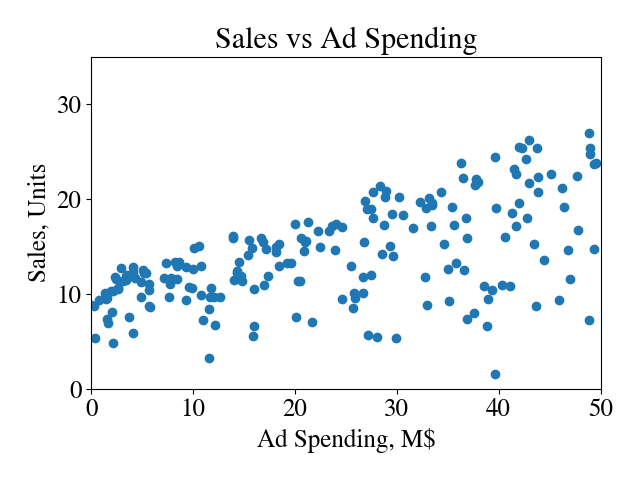

Generate this figure with Python:
import numpy as np
import matplotlib.pyplot as plt
import pandas as pd

import matplotlib
matplotlib.rcParams['mathtext.fontset'] = 'stix'
matplotlib.rcParams['font.family'] = 'STIXGeneral'
matplotlib.rcParams.update({'font.size': 18})

import os
## Get the directory address of current python file
curr_dir = os.path.dirname(os.path.realpath(__file__))
os.chdir(curr_dir) ## Set the current directory as working directory

## The package used to create gif files
import numpngw

def fig2data(fig):
    """
    @brief Convert a Matplotlib figure to a 4D numpy array with RGBA channels and return it
    @param fig a matplotlib figure
    @return a numpy 3D array of RGB values
    """
    # draw the renderer
    fig.canvas.draw()
    # Get the RGBA buffer from the figure
    w,h = fig.canvas.get_width_height()
    buf = np.array(fig.canvas.renderer._renderer)
    return buf

def plot_original_data(spending, sales):
    plt.scatter(spending, sales, color='#1f77b4',marker = 'o')
    plt.xlabel("Ad Spending, M$")
    plt.ylabel("Sales, Units")
    plt.title("Sales vs Ad Spending")
    #plt.show()
    axes = plt.gca()
    axes.set_xlim([0,50])
    axes.set_ylim([0,35])
    plt.tight_layout()
    fig1 = plt.gcf()
    nfig = fig2data(fig1)
    seq.append(nfig)
    fig1.subplots_adjust(top = 0.98, bottom = 0.1, right = 0.98, left = 0.08, hspace = 0, wspace = 0)
    fig1.savefig('./figs/gradient_descent-1.png', dpi=1000, bbox_inches = 'tight', pad_inches = 0)

def plot_data(spending, sales, w, b, epoch, image_counter):
    plt.figure(image_counter)
    plt.xlabel("Ad Spending, M$")
    plt.ylabel("Sales, Units")
    axes = plt.gca()
    axes.set_xlim([0,50])
    axes.set_ylim([0,35])
    plt.scatter(spending,sales,color='#1f77b4',marker='o' )
    X_plot = np.linspace(0,50,50)
    plt.plot(X_plot,X_plot*w + b)
    heading = 'epoch = '+str(epoch)+' loss = '+str(round(loss(spending,sales,w,b), ndigits=1))
    plt.title(heading)
    #plt.show()
    plt.tight_layout()
    fig1 = plt.gcf()
    nfig = fig2data(fig1)
    seq.append(nfig)
    fig1.subplots_adjust(top = 0.98, bottom = 0.1, right = 0.98, left = 0.08, hspace = 0, wspace = 0)
    fig1.savefig('./figs/gradient_descent-' + str(image_counter) + '.png', dpi=1000, bbox_inches = 'tight', pad_inches = 0)

def update_w_and_b(spending, sales, w, b, alpha):
    dr_dw = 0.0
    dr_db = 0.0
    N = len(spending)
    for i in range(N):
        dr_dw += -2*spending[i]*(sales[i] - (w*spending[i] + b))
        dr_db += -2*(sales[i] - (w*spending[i] + b))
    # update w and b
    w = w - (dr_dw/float(N))*alpha
    b = b - (dr_db/float(N))*alpha
    return w,b

def loss(spending,sales,w,b):
    N = len(spending)
    total_error = 0.0
    for i in range(N):
        total_error += (sales[i] - (w*spending[i] + b))**2
    return total_error/N

def train(spending, sales, w, b, alpha, epochs):
    image_cnt = 2
    plot_original_data(spending, sales)

    ### main loop ###
    for e in range(epochs):
        w, b = update_w_and_b(spending,sales,w,b,alpha)
    ### main loop ###

        # log the progress
        if (e==0) or (e<3000 and e%400==0) or (e%3000==0):
            print()
            print("epoch: ", str(e), "loss: "+str(loss(spending,sales,w,b)))
            print("w, b: ",w,b)
            plot_data(spending, sales, w, b, e, image_cnt)
            image_cnt += 1

    return w,b

def predict(x,w,b):
    return w*x + b

# train
seq = []
df = pd.read_csv("advertising.csv")
w,b = train(df['radio'],df['sales'], 0.0, 0.0, 0.001, 16000)

# predict
x_new = 23.0
y_new = predict(x_new, w, b)
print(y_new)

# create gif
numpngw.write_apng('gradient_descent.png', seq, delay=750)
